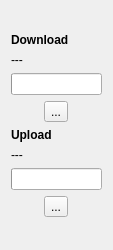
<?xml version="1.0" encoding="UTF-8"?>
<ui version="4.0">
 <class>FileTransfersPage</class>
 <widget class="QWidget" name="FileTransfersPage">
  <property name="geometry">
   <rect>
    <x>0</x>
    <y>0</y>
    <width>113</width>
    <height>250</height>
   </rect>
  </property>
  <property name="contextMenuPolicy">
   <enum>Qt::NoContextMenu</enum>
  </property>
  <property name="windowTitle">
   <string>Form</string>
  </property>
  <layout class="QVBoxLayout" name="verticalLayout">
   <item>
    <spacer name="verticalSpacer_2">
     <property name="orientation">
      <enum>Qt::Vertical</enum>
     </property>
     <property name="sizeHint" stdset="0">
      <size>
       <width>20</width>
       <height>40</height>
      </size>
     </property>
    </spacer>
   </item>
   <item>
    <widget class="QLabel" name="downloadLabel">
     <property name="font">
      <font>
       <weight>75</weight>
       <bold>true</bold>
      </font>
     </property>
     <property name="text">
      <string>Download</string>
     </property>
    </widget>
   </item>
   <item>
    <widget class="QLabel" name="downloadInfoLabel">
     <property name="contextMenuPolicy">
      <enum>Qt::NoContextMenu</enum>
     </property>
     <property name="text">
      <string>---</string>
     </property>
    </widget>
   </item>
   <item>
    <widget class="QProgressBar" name="downloadProgressBar">
     <property name="contextMenuPolicy">
      <enum>Qt::NoContextMenu</enum>
     </property>
     <property name="format">
      <string/>
     </property>
    </widget>
   </item>
   <item>
    <layout class="QHBoxLayout" name="horizontalLayout">
     <item>
      <spacer name="horizontalSpacer">
       <property name="orientation">
        <enum>Qt::Horizontal</enum>
       </property>
       <property name="sizeHint" stdset="0">
        <size>
         <width>40</width>
         <height>20</height>
        </size>
       </property>
      </spacer>
     </item>
     <item>
      <widget class="QToolButton" name="downloadStartStopRestartToolButton">
       <property name="contextMenuPolicy">
        <enum>Qt::NoContextMenu</enum>
       </property>
       <property name="text">
        <string>...</string>
       </property>
      </widget>
     </item>
     <item>
      <spacer name="horizontalSpacer_2">
       <property name="orientation">
        <enum>Qt::Horizontal</enum>
       </property>
       <property name="sizeHint" stdset="0">
        <size>
         <width>40</width>
         <height>20</height>
        </size>
       </property>
      </spacer>
     </item>
    </layout>
   </item>
   <item>
    <spacer name="verticalSpacer">
     <property name="orientation">
      <enum>Qt::Vertical</enum>
     </property>
     <property name="sizeHint" stdset="0">
      <size>
       <width>20</width>
       <height>10</height>
      </size>
     </property>
    </spacer>
   </item>
   <item>
    <widget class="QLabel" name="uploadLabel">
     <property name="font">
      <font>
       <weight>75</weight>
       <bold>true</bold>
      </font>
     </property>
     <property name="text">
      <string>Upload</string>
     </property>
    </widget>
   </item>
   <item>
    <widget class="QLabel" name="uploadInfoLabel">
     <property name="contextMenuPolicy">
      <enum>Qt::NoContextMenu</enum>
     </property>
     <property name="text">
      <string>---</string>
     </property>
    </widget>
   </item>
   <item>
    <widget class="QProgressBar" name="uploadProgressBar">
     <property name="contextMenuPolicy">
      <enum>Qt::NoContextMenu</enum>
     </property>
     <property name="format">
      <string/>
     </property>
    </widget>
   </item>
   <item>
    <layout class="QHBoxLayout" name="horizontalLayout_2">
     <item>
      <spacer name="horizontalSpacer_4">
       <property name="orientation">
        <enum>Qt::Horizontal</enum>
       </property>
       <property name="sizeHint" stdset="0">
        <size>
         <width>40</width>
         <height>20</height>
        </size>
       </property>
      </spacer>
     </item>
     <item>
      <widget class="QToolButton" name="uploadStartStopRestartToolButton">
       <property name="contextMenuPolicy">
        <enum>Qt::NoContextMenu</enum>
       </property>
       <property name="text">
        <string>...</string>
       </property>
      </widget>
     </item>
     <item>
      <spacer name="horizontalSpacer_3">
       <property name="orientation">
        <enum>Qt::Horizontal</enum>
       </property>
       <property name="sizeHint" stdset="0">
        <size>
         <width>40</width>
         <height>20</height>
        </size>
       </property>
      </spacer>
     </item>
    </layout>
   </item>
   <item>
    <spacer name="verticalSpacer_3">
     <property name="orientation">
      <enum>Qt::Vertical</enum>
     </property>
     <property name="sizeHint" stdset="0">
      <size>
       <width>20</width>
       <height>40</height>
      </size>
     </property>
    </spacer>
   </item>
  </layout>
  <action name="backAction">
   <property name="text">
    <string>Back</string>
   </property>
  </action>
  <action name="downloadStartStopRestartAction">
   <property name="text">
    <string>---</string>
   </property>
  </action>
  <action name="uploadStartStopRestartAction">
   <property name="text">
    <string>---</string>
   </property>
  </action>
 </widget>
 <resources/>
 <connections/>
</ui>
